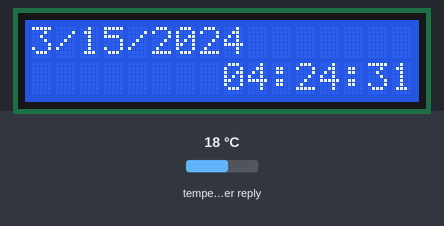
A sketch run on a simulated ESP8266 (NodeMCU). Shown: 16×2 character LCD. Inputs (shaded band) come from the test bench; at power-on: temperature in the weather reply 18 °C. WiFi joins after 1.5 s; servers stay silent unless stated; web services answer with replies made up by the test bench; what the sketch prints to the serial monitor is not drawn.

Above: at 1.6 s.
At 3.6 s:
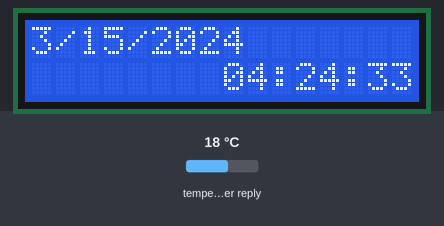
At 6.7 s:
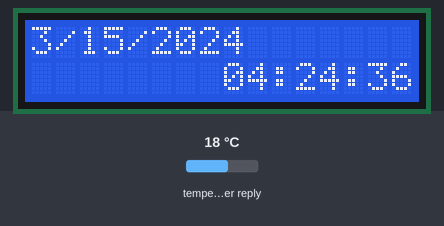
At 11.7 s:
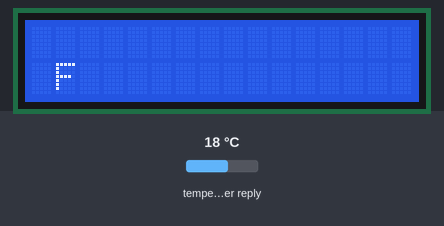
At 22.0 s:
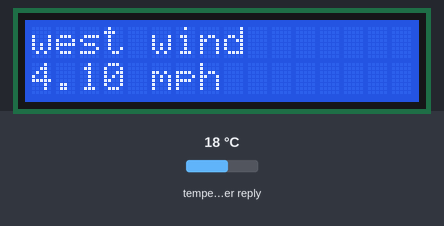
At 38.7 s:
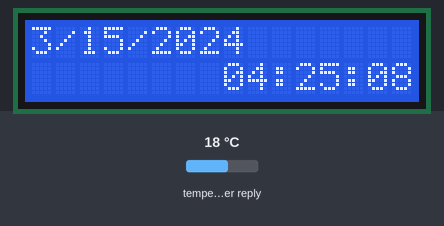

The sketch:

ESP_LCD.ino
```cpp
//wifi enabled clock and info
#include <LiquidCrystal.h>
#include <ESP8266WiFi.h>
#include <ESP8266WiFiMulti.h>
#include <WiFiUdp.h>
#include <WiFiClient.h>
#include <ArduinoJson.h>
#include <Time.h>
#include <TimeLib.h>

ESP8266WiFiMulti wifiMulti;

WiFiClient client;

// Open Weather Map API server name
const char server[] = "api.openweathermap.org";

//zip code
String zipCode = "#####"; //your zipcode

//open weather api
String apiKey = "#########################"; //your api key

int jsonend = 0;
boolean startJson = false;
int status = WL_IDLE_STATUS;

#define JSON_BUFF_DIMENSION 2500

String jsonResponse;
String currentTemp, weatherCondition, windDir, windSpeed;
String date;
time_t utcCalc;

unsigned long lastConnectionTime = 1 * 60 * 1000;     // last time you connected to the server, in milliseconds
const unsigned long postInterval = 1 * 60 * 1000;  // posting interval of 10 minutes  (10L * 1000L; 10 seconds delay for testing)

WiFiUDP UDP;

IPAddress timeServerIP;          // time.nist.gov NTP server address
const char* NTPServerName = "time.nist.gov";

const int NTP_PACKET_SIZE = 48;  // NTP time stamp is in the first 48 bytes of the message

byte NTPBuffer[NTP_PACKET_SIZE]; // buffer to hold incoming and outgoing packets

unsigned long intervalNTP = 60000; // Request NTP time every minute
unsigned long prevNTP = 0;
unsigned long lastNTPResponse = millis();
uint32_t timeUNIX = 0;

unsigned long prevActualTime = 0;

LiquidCrystal lcd(16, 5, 4, 0, 2, 14);

void setup() {
  Serial.begin(115200);

  WiFi.mode(WIFI_STA);
  wifiMulti.addAP("########", "##########"); //wifi credentials
  wifiMulti.addAP("########", "##########");

  Serial.println("Connecting WiFi...");
  while (wifiMulti.run() != WL_CONNECTED) {
    Serial.println(".");
    delay(500);
  }
    Serial.println("WiFi connected");
    Serial.println("IP address:  ");
    Serial.println(WiFi.localIP());

    startUDP();

    if(!WiFi.hostByName(NTPServerName, timeServerIP)) { // Get the IP address of the NTP server
    Serial.println("DNS lookup failed. Rebooting.");
    Serial.flush();
    ESP.reset();
  }
  Serial.print("Time server IP:\t");
  Serial.println(timeServerIP);

  Serial.println("\r\nSending NTP request ...");
  sendNTPpacket(timeServerIP);

  jsonResponse.reserve(JSON_BUFF_DIMENSION);


  lcd.begin(16, 2); //set number of rows and columns

}

void loop() {
  long current = millis();
  long offset = millis() + 10000;
  while (current < offset){
    displayTime();
    delay(100);
    current = millis();
  }
  lcd.clear();
  lcd.setCursor(0,0);
  lcd.print(weatherCondition);
  lcd.setCursor(0,1);
  lcd.print(currentTemp + " F");
  if (millis() - lastConnectionTime > postInterval) {
      // note the time that the connection was made:
      lastConnectionTime = millis();
      Serial.println("getting weather");
      getWeather();
    }
  delay(10000);
  lcd.clear();
  lcd.setCursor(0,0);
  lcd.print(windDir + " wind");
  lcd.setCursor(0,1);
  lcd.print(windSpeed + " mph");
  delay(10000);
  lcd.clear();
}

void displayTime() {
  int hours, minutes, seconds;
  String hoursStr, minutesStr, secondsStr;

   unsigned long currentMillis = millis();

  if (currentMillis - prevNTP > intervalNTP) { // If a minute has passed since last NTP request
    prevNTP = currentMillis;
    Serial.println("\r\nSending NTP request ...");
    sendNTPpacket(timeServerIP);               // Send an NTP request
  }

  uint32_t time = getTime();                   // Check if an NTP response has arrived and get the (UNIX) time
  if (time) {                                  // If a new timestamp has been received
    timeUNIX = time;
    Serial.print("NTP response:\t");
    Serial.println(timeUNIX);
    date = getDate(timeUNIX);
    lastNTPResponse = currentMillis;
  } else if ((currentMillis - lastNTPResponse) > 3600000) {
    Serial.println("More than 1 hour since last NTP response. Rebooting.");
    Serial.flush();
    ESP.reset();
  }

  uint32_t actualTime = timeUNIX + (currentMillis - lastNTPResponse)/1000;
  if (actualTime != prevActualTime && timeUNIX != 0) { // If a second has passed since last print
    prevActualTime = actualTime;
    Serial.printf("\rUTC time:\t%d:%d:%d   ", getHours(actualTime), getMinutes(actualTime), getSeconds(actualTime));
    Serial.println("");

    hours = getHours(actualTime) - 6;
    if (hours < 1){
      hours = 24 + hours;
    }
    minutes = getMinutes(actualTime);
    seconds = getSeconds(actualTime);

    if (hours > 12)
      hours = (hours - 12);

    if (hours < 10)
      hoursStr = "0" + (String)hours;
    else
      hoursStr = hours;

    if (minutes < 10)
      minutesStr = "0" + (String)minutes;
    else
      minutesStr = minutes;

    if (seconds < 10)
      secondsStr = "0" + (String)seconds;
    else
      secondsStr = seconds;

    lcd.clear();
    lcd.setCursor(0,0);
    lcd.print(date);
    lcd.setCursor(8,1);
    lcd.print(hoursStr + ":" + minutesStr + ":" + secondsStr);
  }
}

void startUDP() {
  Serial.println("Starting UDP");
  UDP.begin(123);                          // Start listening for UDP messages on port 123
  Serial.print("Local port:\t");
  Serial.println(UDP.localPort());
  Serial.println();
}

uint32_t getTime() {
  if (UDP.parsePacket() == 0) { // If there's no response (yet)
    return 0;
  }
  UDP.read(NTPBuffer, NTP_PACKET_SIZE); // read the packet into the buffer
  // Combine the 4 timestamp bytes into one 32-bit number
  uint32_t NTPTime = (NTPBuffer[40] << 24) | (NTPBuffer[41] << 16) | (NTPBuffer[42] << 8) | NTPBuffer[43];
  // Convert NTP time to a UNIX timestamp:
  // Unix time starts on Jan 1 1970. That's 2208988800 seconds in NTP time:
  const uint32_t seventyYears = 2208988800UL;
  utcCalc = NTPTime - seventyYears;
  // subtract seventy years:
  uint32_t UNIXTime = NTPTime - seventyYears;
  return UNIXTime;
}

void sendNTPpacket(IPAddress& address) {
  memset(NTPBuffer, 0, NTP_PACKET_SIZE);  // set all bytes in the buffer to 0
  // Initialize values needed to form NTP request
  NTPBuffer[0] = 0b11100011;   // LI, Version, Mode
  // send a packet requesting a timestamp:
  UDP.beginPacket(address, 123); // NTP requests are to port 123
  UDP.write(NTPBuffer, NTP_PACKET_SIZE);
  UDP.endPacket();
}

inline int getSeconds(uint32_t UNIXTime) {
  return UNIXTime % 60;
}

inline int getMinutes(uint32_t UNIXTime) {
  return UNIXTime / 60 % 60;
}

inline int getHours(uint32_t UNIXTime) {
  return UNIXTime / 3600 % 24;
}

inline String getDate(time_t UNIXTime) {
  Serial.println( day(utcCalc));

  String s = (String)month(utcCalc) + "/" + (String)day(utcCalc) + "/" + (String)year(utcCalc);
  return s;
}

void getWeather(){
  client.stop();

  if (client.connect(server, 80)){
    client.println("GET /data/2.5/weather?zip=" + zipCode + "&APPID=" + apiKey + "&units=imperial");
    client.println("Host: api.openweathermap.org");
    client.println("User-Agent: ArduinoWiFi/1.1");
    client.println("Connection: Close");
    client.println();

    unsigned long timeout = millis();
    while (client.available() == 0){
      if (millis() - timeout > 5000){
        Serial.println(">>> Client Timeout!");
        client.stop();
        return;
      }
    }


    char c = 0;
    while (client.available()){
      c = client.read();

      if (c == '{'){
        startJson = true;
        jsonend++;
      }
      if (c == '}'){
        jsonend--;
      }
      if (startJson == true){
        jsonResponse += c;
      }
      if (jsonend == 0 && startJson == true){
        parseJson(jsonResponse.c_str());
        jsonResponse = "";
        startJson = false;
      }
    }
  }
  else{
    Serial.println("connection failed");
    return;
  }
}


void parseJson(const char * jsonString) {
  //StaticJsonBuffer<4000> jsonBuffer;
  const size_t capacity = JSON_ARRAY_SIZE(3) + JSON_OBJECT_SIZE(1) + 2*JSON_OBJECT_SIZE(2) + 3*JSON_OBJECT_SIZE(4) + JSON_OBJECT_SIZE(5) + JSON_OBJECT_SIZE(6) + JSON_OBJECT_SIZE(12) + 510;
  DynamicJsonBuffer jsonBuffer(capacity);

  // FIND FIELDS IN JSON TREE
  JsonObject& root = jsonBuffer.parseObject(jsonString);
  if (!root.success()) {
    Serial.println("parseObject() failed");
    return;
  }

  JsonArray& list = root["list"];
  JsonObject& nowT = list[0];
  JsonObject& later = list[1];

  JsonObject& main = root["main"];
  float main_temp = main["temp"]; // 49.14
  int main_pressure = main["pressure"]; // 1015
  int main_humidity = main["humidity"]; // 100
  float main_temp_min = main["temp_min"]; // 46.94
  float main_temp_max = main["temp_max"]; // 51.8

  JsonArray& weather = root["weather"];

  JsonObject& weather0 = weather[0];
  int weather0_id = weather0["id"]; // 741
  const char* weather0_main = weather0["main"]; // "Fog"
  const char* weather0_description = weather0["description"]; // "fog"
  const char* weather0_icon = weather0["icon"]; // "50d"

  float wind_speed = root["wind"]["speed"];
  float wind_deg = root["wind"]["deg"];

  windSpeed = (String)wind_speed;

  if (wind_deg > 337.5)
    windDir = "north";
  else if (wind_deg > 292.5)
    windDir = "north west";
  else if (wind_deg > 247.5)
    windDir = "west";
  else if (wind_deg > 202.5)
    windDir = "south west";
  else if (wind_deg > 157.5)
    windDir = "south";
  else if (wind_deg > 122.5)
    windDir = "south east";
  else if (wind_deg > 67.5)
    windDir = "east";
  else if (wind_deg > 22.5)
    windDir = "north east";
  else
    windDir = "north";

  Serial.println(main_temp);
  currentTemp = (String)main_temp;
  weatherCondition = (String)weather0_description;
}
```

Measured:
- what the display in image 0 shows lasts 1.0 s, from 1.6 s to 2.6 s
- what the display in image 3 shows lasts 10.3 s, from 11.6 s to 21.9 s
- what the display in image 4 shows lasts 10.0 s, from 21.9 s to 31.9 s
